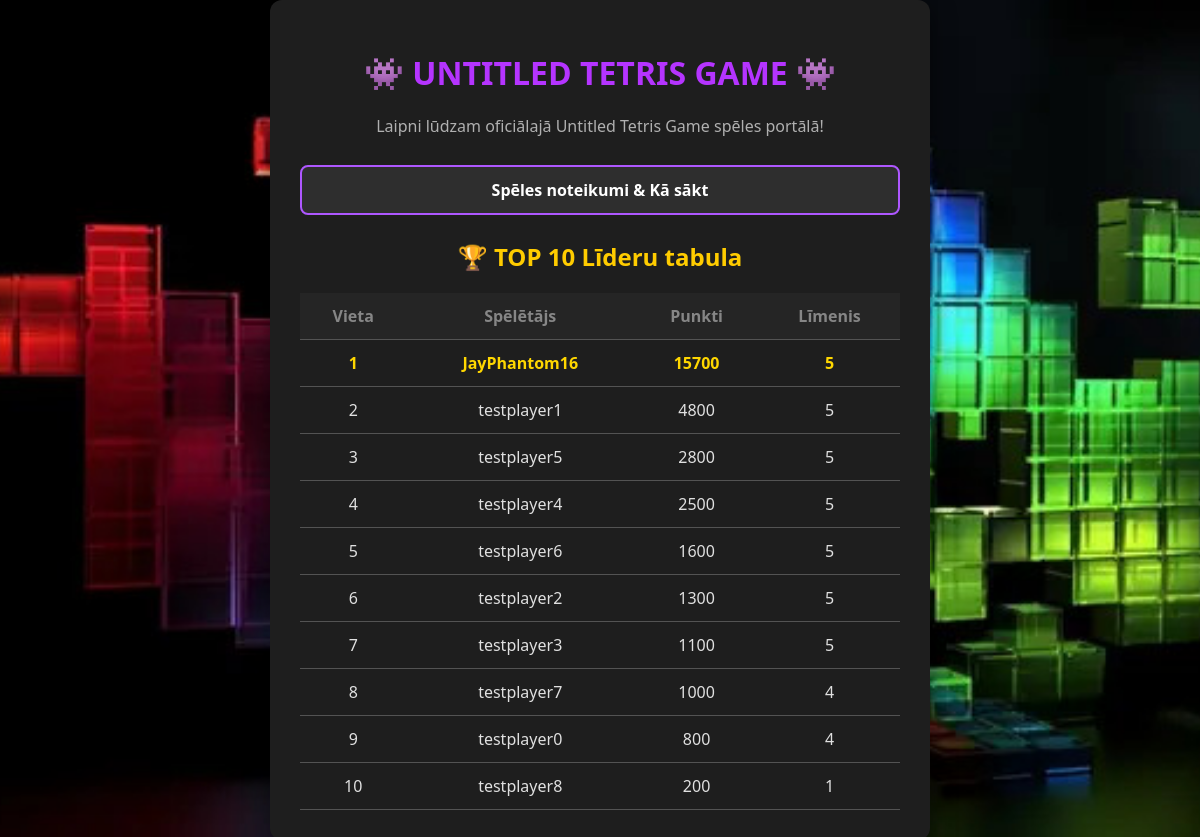
The page / on the database its author committed.
### tables this page shows
CREATE TABLE scores (
            id INTEGER PRIMARY KEY AUTOINCREMENT,
            username TEXT NOT NULL,
            score INTEGER NOT NULL,
            level INTEGER NOT NULL,
            timestamp DATETIME DEFAULT CURRENT_TIMESTAMP
        );

### main.py (the view)
@app.route('/')
def index():
    sync_json_to_db()
    conn = sqlite3.connect(DB_PATH)
    cursor = conn.cursor()
    cursor.execute('''
        SELECT username, MAX(score) as score, MAX(level) as level
        FROM scores
        GROUP BY username
        ORDER BY score DESC
        LIMIT 10
    ''')
    rows = cursor.fetchall()
    conn.close()
    top_players = [{"username": r[0], "score": r[1], "level": r[2]} for r in rows]
    return render_template('index.html', top_players=top_players)

### templates/index.html (shortened to what this page needs)
<!DOCTYPE html>
<html lang="lv">
<head>
    <link rel="stylesheet" href="{{ url_for('static', filename='style.css') }}">
</head>
<body>
    <div class="container">
        <h1>👾 UNTITLED TETRIS GAME 👾</h1>
        <p>Laipni lūdzam oficiālajā Untitled Tetris Game spēles portālā!</p>
        <div class="btn-group">
            <a href="/rules" class="btn btn-secondary">Spēles noteikumi & Kā sākt</a>
        </div>
        <h2>🏆 TOP 10 Līderu tabula</h2>
        <table>
            <thead>
                <tr>
                    <th>Vieta</th>
                    <th>Spēlētājs</th>
                    <th>Punkti</th>
                    <th>Līmenis</th>
                </tr>
            </thead>
            <tbody>
                {% if top_players %}
                    {% for entry in top_players %}
                    <tr {% if loop.index == 1 %}style="color: gold; font-weight: bold;"{% endif %}>
                        <td>{{ loop.index }}</td>
                        <td>{{ entry.username }}</td>
                        <td>{{ entry.score }}</td>
                        <td>{{ entry.level }}</td>
                    </tr>
                    {% endfor %}
                {% else %}
                    <tr>
                        <td colspan="4">Vēl nav saglabātu rezultātu!</td>
                    </tr>
                {% endif %}
            </tbody>
        </table>
    </div>
</body>
</html>

### static/style.css (style rules this page uses)
body { font-family: 'Segoe UI', Tahoma, Geneva, Verdana, sans-serif; background-color: #000000; color: #e0e0e0; margin: 0; padding: 0; display: flex; justify-content: center; align-items: center; min-height: 100vh; background-image: url("/static/images/background.jpg"); background-size: cover; background-position: center; background-repeat: no-repeat; background-attachment: fixed; }
.container { width: 100%; max-width: 600px; background: #1e1e1e; padding: 30px; border-radius: 12px; box-shadow: 0 8px 24px rgba(0, 0, 0, 0.5); text-align: center; }
h1 { color: #b534ff; margin-bottom: 20px; }
h2 { color: #ffcc00; }
p { line-height: 1.6; color: #b0b0b0; }
.btn-group { display: flex; flex-direction: column; gap: 15px; margin: 25px 0; }
.btn { background-color: #2e2e2e; color: #ffffff; padding: 12px 20px; border: 2px solid #ae57ff; border-radius: 8px; text-decoration: none; font-size: 16px; font-weight: bold; transition: all 0.3s ease; cursor: pointer; }
table { width: 100%; border-collapse: collapse; margin-top: 20px; }
th, td { padding: 12px; border-bottom: 1px solid #535353; text-align: center; }
th { background-color: #252525; color: #868686; }

### rows shown on the page
scores: username "JayPhantom16", score "15700", level "5"
scores: username "testplayer1", score "4800", level "5"
scores: username "testplayer5", score "2800", level "5"
scores: username "testplayer4", score "2500", level "5"
scores: username "testplayer6", score "1600", level "5"
scores: username "testplayer2", score "1300", level "5"
scores: username "testplayer3", score "1100", level "5"
scores: username "testplayer7", score "1000", level "4"
scores: username "testplayer0", score "800", level "4"
scores: username "testplayer8", score "200", level "1"
